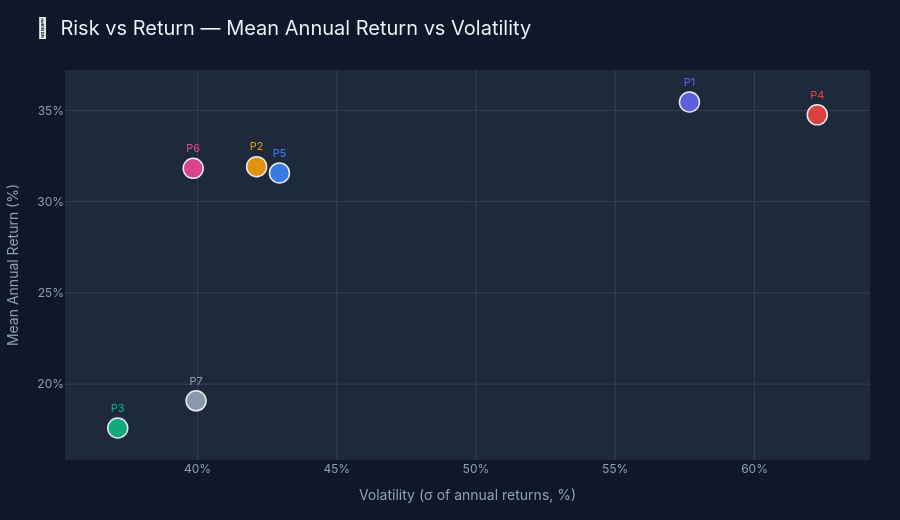

Notebook cell for this chart:
### Markdown cell above
## 8. Risk vs Return Scatter — Mean Return vs Volatility

### Code cell
mean_ret  = ret_df.mean()
std_ret   = ret_df.std()
sharpe    = mean_ret / std_ret  # simplified ratio (no Rf)

fig = go.Figure()

for p in portfolios:
    fig.add_trace(go.Scatter(
        x=[std_ret[p]], y=[mean_ret[p]],
        mode='markers+text',
        name=PORT_LABELS[p],
        marker=dict(size=20, color=COLORS[p], opacity=0.9,
                    line=dict(color='white', width=1.5)),
        text=[PORT_LABELS[p].split('·')[0].strip()],
        textposition='top center',
        textfont=dict(color=COLORS[p], size=11),
        hovertemplate=(
            f'<b>{PORT_LABELS[p]}</b><br>'
            f'Avg Return: {mean_ret[p]:.1f}%<br>'
            f'Volatility (σ): {std_ret[p]:.1f}%<br>'
            f'Sharpe (simplified): {sharpe[p]:.2f}'
            '<extra></extra>'
        )
    ))

layout = dark_layout('🎯  Risk vs Return — Mean Annual Return vs Volatility', h=520)
layout['xaxis']['title'] = dict(text='Volatility (σ of annual returns, %)', font=dict(color=TXT2))
layout['yaxis']['title'] = dict(text='Mean Annual Return (%)', font=dict(color=TXT2))
layout['yaxis']['ticksuffix'] = '%'
layout['xaxis']['ticksuffix'] = '%'
layout['showlegend'] = False
fig.update_layout(**layout)
fig.show()

print('\n📋 Risk/Return Summary:')
rr = pd.DataFrame({
    'Avg Return (%)': mean_ret.round(2),
    'Volatility (%)': std_ret.round(2),
    'Sharpe (simplified)': sharpe.round(3),
    'Max Drawdown Year': [ret_df[p].min() for p in portfolios],
    'Best Year (%)': [ret_df[p].max() for p in portfolios],
})
rr.index = [PORT_LABELS[p] for p in portfolios]
display(rr)

### Figure 1 — Plotly figure (JSON) as saved in the notebook; plotly's stock layout.template omitted (floating-point values rounded to 4 significant figures)
{"data": [{"hovertemplate": "<b>P1 · Top 5 Accum · EW</b><br>Avg Return: 35.5%<br>Volatility (σ): 57.7%<br>Sharpe (simplified): 0.61<extra></extra>", "marker": {"color": "#6366F1", "line": {"color": "white", "width": 1.5}, "opacity": 0.9, "size": 20}, "mode": "markers+text", "name": "P1 · Top 5 Accum · EW", "text": ["P1"], "textfont": {"color": "#6366F1", "size": 11}, "textposition": "top center", "type": "scatter", "x": [57.66], "y": [35.46]}, {"hovertemplate": "<b>P2 · Top 10 Accum · Score-Wt</b><br>Avg Return: 31.9%<br>Volatility (σ): 42.1%<br>Sharpe (simplified): 0.76<extra></extra>", "marker": {"color": "#F59E0B", "line": {"color": "white", "width": 1.5}, "opacity": 0.9, "size": 20}, "mode": "markers+text", "name": "P2 · Top 10 Accum · Score-Wt", "text": ["P2"], "textfont": {"color": "#F59E0B", "size": 11}, "textposition": "top center", "type": "scatter", "x": [42.12], "y": [31.92]}, {"hovertemplate": "<b>P3 · Weak Momentum · EW</b><br>Avg Return: 17.6%<br>Volatility (σ): 37.1%<br>Sharpe (simplified): 0.47<extra></extra>", "marker": {"color": "#10B981", "line": {"color": "white", "width": 1.5}, "opacity": 0.9, "size": 20}, "mode": "markers+text", "name": "P3 · Weak Momentum · EW", "text": ["P3"], "textfont": {"color": "#10B981", "size": 11}, "textposition": "top center", "type": "scatter", "x": [37.13], "y": [17.6]}, {"hovertemplate": "<b>P4 · Entry/Exit Momentum · EW</b><br>Avg Return: 34.8%<br>Volatility (σ): 62.3%<br>Sharpe (simplified): 0.56<extra></extra>", "marker": {"color": "#EF4444", "line": {"color": "white", "width": 1.5}, "opacity": 0.9, "size": 20}, "mode": "markers+text", "name": "P4 · Entry/Exit Momentum · EW", "text": ["P4"], "textfont": {"color": "#EF4444", "size": 11}, "textposition": "top center", "type": "scatter", "x": [62.25], "y": [34.76]}, {"hovertemplate": "<b>P5 · Hybrid Accum+Mom · EW</b><br>Avg Return: 31.6%<br>Volatility (σ): 42.9%<br>Sharpe (simplified): 0.74<extra></extra>", "marker": {"color": "#3B82F6", "line": {"color": "white", "width": 1.5}, "opacity": 0.9, "size": 20}, "mode": "markers+text", "name": "P5 · Hybrid Accum+Mom · EW", "text": ["P5"], "textfont": {"color": "#3B82F6", "size": 11}, "textposition": "top center", "type": "scatter", "x": [42.94], "y": [31.57]}, {"hovertemplate": "<b>P6 · Top 10 Accum · EW</b><br>Avg Return: 31.8%<br>Volatility (σ): 39.8%<br>Sharpe (simplified): 0.80<extra></extra>", "marker": {"color": "#EC4899", "line": {"color": "white", "width": 1.5}, "opacity": 0.9, "size": 20}, "mode": "markers+text", "name": "P6 · Top 10 Accum · EW", "text": ["P6"], "textfont": {"color": "#EC4899", "size": 11}, "textposition": "top center", "type": "scatter", "x": [39.84], "y": [31.82]}, {"hovertemplate": "<b>P7 · NIFTY Smallcap 250</b><br>Avg Return: 19.1%<br>Volatility (σ): 39.9%<br>Sharpe (simplified): 0.48<extra></extra>", "marker": {"color": "#94A3B8", "line": {"color": "white", "width": 1.5}, "opacity": 0.9, "size": 20}, "mode": "markers+text", "name": "P7 · NIFTY Smallcap 250", "text": ["P7"], "textfont": {"color": "#94A3B8", "size": 11}, "textposition": "top center", "type": "scatter", "x": [39.95], "y": [19.09]}], "layout": {"font": {"color": "#94A3B8", "family": "Inter, sans-serif", "size": 12}, "height": 520, "hovermode": "x unified", "legend": {"bgcolor": "rgba(0,0,0,0)", "bordercolor": "#334155", "font": {"color": "#94A3B8"}}, "margin": {"b": 60, "l": 60, "r": 30, "t": 70}, "paper_bgcolor": "#0F172A", "plot_bgcolor": "#1E293B", "showlegend": false, "title": {"font": {"color": "#F1F5F9", "family": "Inter, sans-serif", "size": 20}, "text": "🎯  Risk vs Return — Mean Annual Return vs Volatility", "x": 0.04}, "xaxis": {"gridcolor": "#334155", "showline": false, "tickfont": {"color": "#94A3B8"}, "ticksuffix": "%", "title": {"font": {"color": "#94A3B8"}, "text": "Volatility (σ of annual returns, %)"}, "zeroline": false}, "yaxis": {"gridcolor": "#334155", "showline": false, "tickfont": {"color": "#94A3B8"}, "ticksuffix": "%", "title": {"font": {"color": "#94A3B8"}, "text": "Mean Annual Return (%)"}, "zeroline": false}}}
